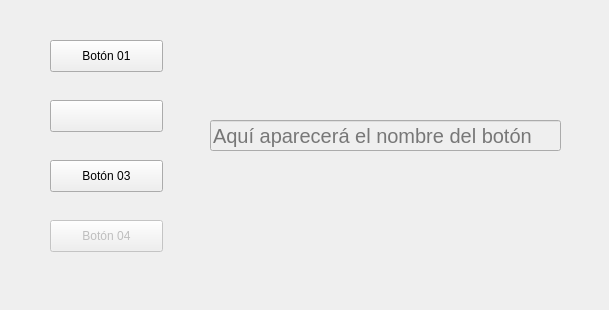
<?xml version="1.0" encoding="UTF-8"?>
<ui version="4.0">
 <class>Form</class>
 <widget class="QWidget" name="Form">
  <property name="geometry">
   <rect>
    <x>0</x>
    <y>0</y>
    <width>609</width>
    <height>310</height>
   </rect>
  </property>
  <property name="windowTitle">
   <string>Form</string>
  </property>
  <widget class="QPushButton" name="btn_01">
   <property name="geometry">
    <rect>
     <x>50</x>
     <y>40</y>
     <width>113</width>
     <height>32</height>
    </rect>
   </property>
   <property name="text">
    <string>Botón 01</string>
   </property>
  </widget>
  <widget class="QPushButton" name="btn_ico">
   <property name="geometry">
    <rect>
     <x>50</x>
     <y>100</y>
     <width>113</width>
     <height>32</height>
    </rect>
   </property>
   <property name="text">
    <string/>
   </property>
   <property name="icon">
    <iconset>
     <normaloff>../../04-PushButton/python.png</normaloff>../../04-PushButton/python.png</iconset>
   </property>
  </widget>
  <widget class="QPushButton" name="btn_03">
   <property name="geometry">
    <rect>
     <x>50</x>
     <y>160</y>
     <width>113</width>
     <height>32</height>
    </rect>
   </property>
   <property name="text">
    <string>Botón 03</string>
   </property>
  </widget>
  <widget class="QPushButton" name="btn_04">
   <property name="enabled">
    <bool>false</bool>
   </property>
   <property name="geometry">
    <rect>
     <x>50</x>
     <y>220</y>
     <width>113</width>
     <height>32</height>
    </rect>
   </property>
   <property name="text">
    <string>Botón 04</string>
   </property>
  </widget>
  <widget class="QLineEdit" name="lineEdit">
   <property name="enabled">
    <bool>false</bool>
   </property>
   <property name="geometry">
    <rect>
     <x>210</x>
     <y>120</y>
     <width>351</width>
     <height>31</height>
    </rect>
   </property>
   <property name="font">
    <font>
     <pointsize>15</pointsize>
    </font>
   </property>
   <property name="placeholderText">
    <string>Aquí aparecerá el nombre del botón</string>
   </property>
  </widget>
 </widget>
 <resources/>
 <connections/>
</ui>
